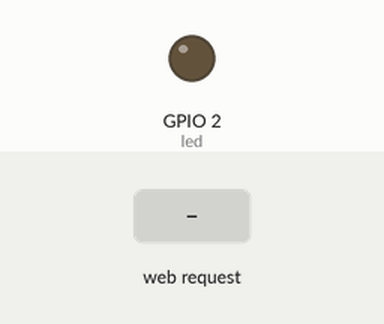
Simulated run of this sketch. Board: ESP8266 (NodeMCU). Shown: output pins drawn as LEDs (lit = HIGH). The inputs (shaded band) are chosen by the test bench. WiFi joins after 1.5 s; servers stay silent unless stated; what the sketch prints to the serial monitor is not drawn.

Above: at 2.7 s.
2.8 s: HTTP request GET /leftpad received
At 3.5 s:
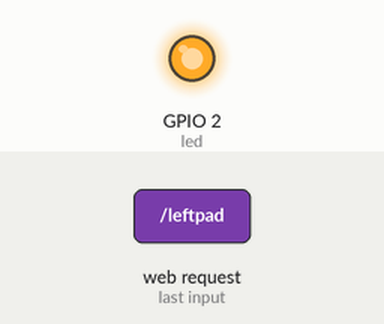
Timing chart, 0 to 5.8 s (numbered marks = the images above; inputs shaded):
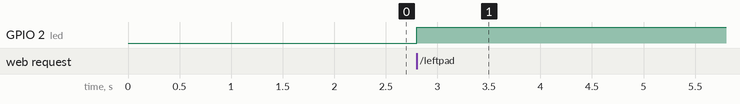

The sketch:

app_main.ino
```cpp
#include <ESP8266WiFi.h>
#include <WiFiClient.h>
#include <ESP8266WebServer.h>
#include <ESP8266mDNS.h>

const char* ssid = "SECRET";
const char* password = "SECRET";

ESP8266WebServer server(80);

const int led = 2;

void handleLeftpad() {
  digitalWrite(led, 0);
  String outStr = server.arg("input");
  int padCount = server.arg("padcount").toInt();
  String ch = server.arg("char");

  for(int a = 0; a < padCount; a++ ){
      outStr = ch + outStr;
  }

  server.send(200, "text/plain", outStr);
  digitalWrite(led, 1);
}

void handleNotFound(){
  digitalWrite(led, 1);
  String message = "File Not Found\n\n";
  message += "URI: ";
  message += server.uri();
  message += "\nMethod: ";
  message += (server.method() == HTTP_GET)?"GET":"POST";
  message += "\nArguments: ";
  message += server.args();
  message += "\n";
  for (uint8_t i=0; i<server.args(); i++){
    message += " " + server.argName(i) + ": " + server.arg(i) + "\n";
  }
  server.send(404, "text/plain", message);
  digitalWrite(led, 0);
}

void setup(void){
  pinMode(led, OUTPUT);
  digitalWrite(led, 0);
  Serial.begin(115200);
  WiFi.begin(ssid, password);
  Serial.println("");

  // Wait for connection
  while (WiFi.status() != WL_CONNECTED) {
    delay(500);
    Serial.print(".");
  }
  Serial.println("");
  Serial.print("Connected to ");
  Serial.println(ssid);
  Serial.print("IP address: ");
  Serial.println(WiFi.localIP());

  if (MDNS.begin("esp8266")) {
    Serial.println("MDNS responder started");
  }

  server.on("/leftpad", handleLeftpad);

  server.on("/", [](){
    server.send(200, "text/plain", "usage /leftpad?input=superman&padcount=3&char=_");
  });

  server.onNotFound(handleNotFound);

  server.begin();
  Serial.println("HTTP server started");
}

void loop(void){
  server.handleClient();
}
```

Measured:
- after the input at 2.8 s, GPIO 2 (led): LOW → HIGH at once
